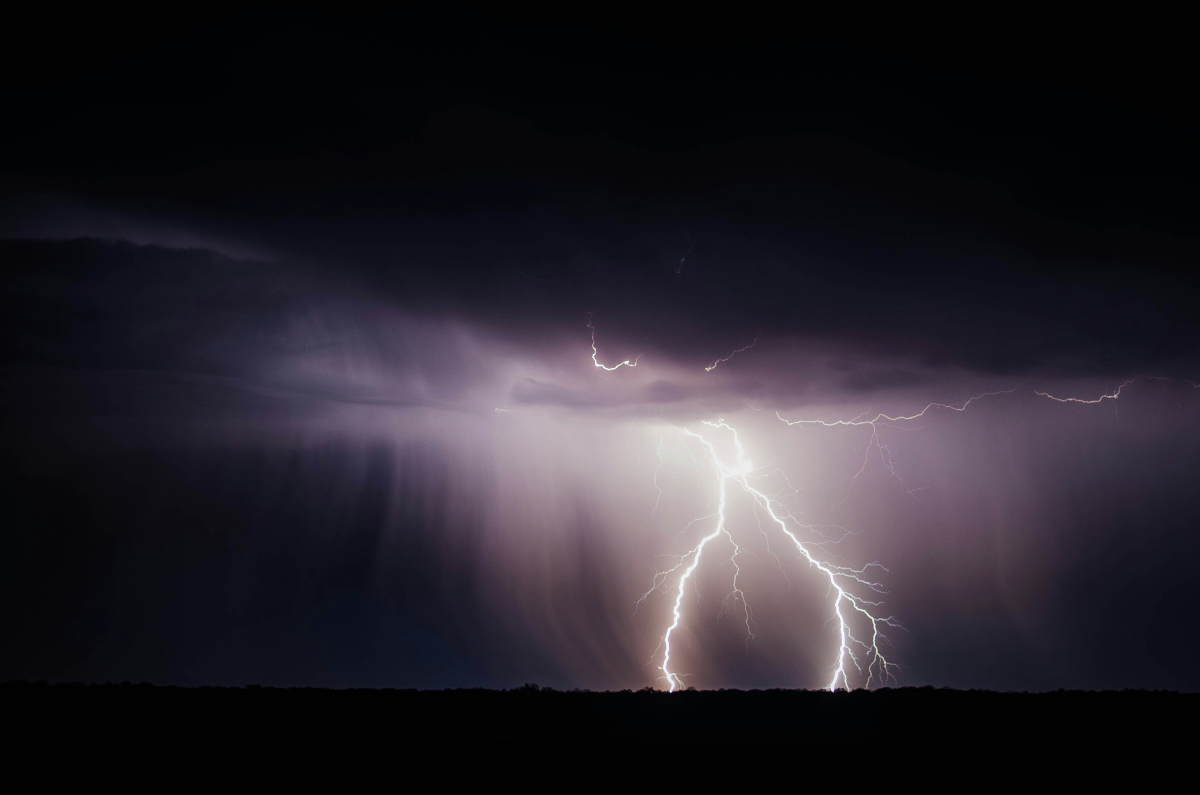
#> input picture test-images/test6.jpeg, 3600 x 2384 px (shown at 1/3 size)
$ python HSL-ds.py
#> lines starting #> are read from the running program, lines starting #| are printed output that depends on the picture; after the words box and inside, x2 and y2 are one past the last pixel; in counts of white or black regions, pixels touching at a corner belong together
#> further down, image is the input picture: shape (2384, 3600, 3); mean R, G, B 37.3, 33.6, 41.1
import numpy as np
import plotly.graph_objects as go
from skimage import io, transform

def rgb_to_hsl(rgb_img):
    """ 手动实现RGB到HSL颜色空间的向量化转换 """
    r, g, b = rgb_img[..., 0], rgb_img[..., 1], rgb_img[..., 2]

    max_val = np.max(rgb_img, axis=-1)
    min_val = np.min(rgb_img, axis=-1)
    delta = max_val - min_val

    # 计算亮度L
    L = (max_val + min_val) / 2

    # 计算饱和度S
    S = np.zeros_like(L)
    mask = (delta != 0)
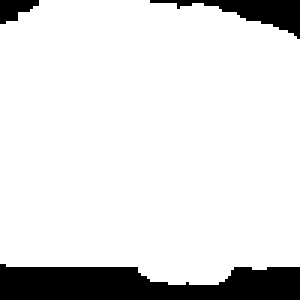
#> mask: shape (100, 100) bool (shown 3 times larger); 87.6% white; 3 black regions, box (x1, y1, x2, y2) and area: (0, 88, 100, 100) 936, (50, 0, 100, 13) 236, (0, 0, 13, 8) 67
    S[mask] = np.where(
        L[mask] <= 0.5,
        delta[mask] / (max_val[mask] + min_val[mask]),
        delta[mask] / (2 - max_val[mask] - min_val[mask])
    )
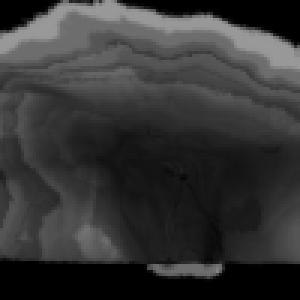
#> S: shape (100, 100) float64 (shown 3 times larger); min 0, max 0.603, mean 0.209

    # 计算色相H
    H = np.zeros_like(L)
    max_r = (max_val == r) & mask
#> max_r: shape (100, 100) bool; 15.2% white; 13 white regions (12 under 20 px), largest, box (x1, y1, x2, y2) and area: (40, 42, 87, 88) 1486
    max_g = (max_val == g) & mask
#> max_g: shape (100, 100) bool; 0.82% white in thin lines or dots, all inside (x1, y1, x2, y2) = (4, 0, 96, 95)
    max_b = (max_val == b) & mask
#> max_b: shape (100, 100) bool; 71.6% white; 7 black regions (3 under 20 px), largest, box (x1, y1, x2, y2) and area: (40, 42, 87, 88) 1487, (0, 88, 100, 100) 973, (50, 0, 100, 13) 280, (0, 0, 16, 9) 89

    H[max_r] = (g[max_r] - b[max_r]) / delta[max_r] % 6
    H[max_g] = (b[max_g] - r[max_g]) / delta[max_g] + 2
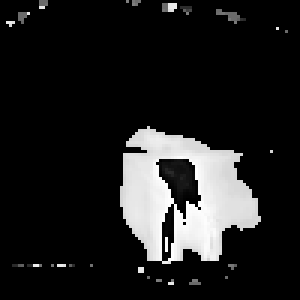
#> H: shape (100, 100) float64 (shown 3 times larger); min 0, max 6, mean 0.73; drawn with min black and max white
    H[max_b] = (r[max_b] - g[max_b]) / delta[max_b] + 4
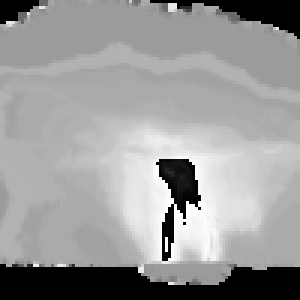
#> H: shape (100, 100) float64 (shown 3 times larger); min 0, max 6, mean 3.62; drawn with min black and max white
    H = (H / 6) % 1.0  # 归一化到[0,1)

    return np.stack([H, S, L], axis=-1)
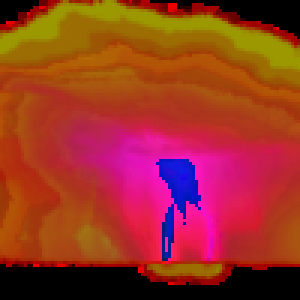
#> returned value: shape (100, 100, 3) float64 (shown 3 times larger); mean of channels 0, 1, 2 0.604, 0.209, 0.148; drawn as R, G, B

# 读取图像并降采样
# 网页通过共享入口传入 RGB 图像；直接运行时继续使用示例图片。
image = globals().get('INPUT_IMAGE')
if image is None:
    image = io.imread('test-images/test6.jpeg')
side = globals().get('SAMPLE_SIDE', 100)
image_small = transform.resize(image, (side, side), anti_aliasing=True)

# 转换为HSL颜色空间
hsl = rgb_to_hsl(image_small[..., :3])
H, S, L = hsl[..., 0], hsl[..., 1], hsl[..., 2]

# 转换为双圆锥坐标
theta = H * 2 * np.pi  # 方位角 (0-2π)
z = 2 * L - 1          # 垂直坐标 (-1到1)

# 计算半径（双圆锥结构）
radius = np.where(L <= 0.5,
                 S * L * 2,        # 下半圆锥
                 S * (1 - L) * 2)  # 上半圆锥

x = radius * np.cos(theta)
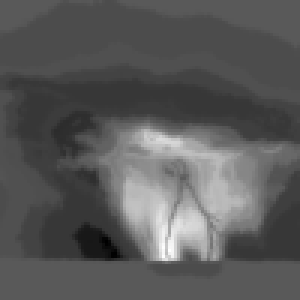
#> x: shape (100, 100) float64 (shown 3 times larger); min -0.0628, max 0.116, mean 0.000397; drawn with min black and max white
y = radius * np.sin(theta)
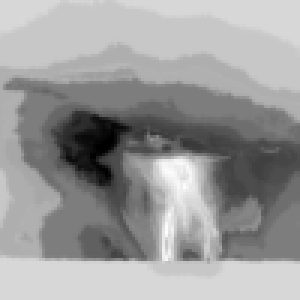
#> y: shape (100, 100) float64 (shown 3 times larger); min -0.0978, max 0.0178, mean -0.0274; drawn with min black and max white

# 获取颜色信息
colors = image_small[..., :3].reshape(-1, 3)

# 创建3D散点图
scatter = go.Scatter3d(
    x=x.flatten(),
    y=y.flatten(),
    z=z.flatten(),
    mode='markers',
    marker=dict(
        size=3,
        color=colors,
        opacity=0.7,
        line=dict(width=0)
    ),
    showlegend=False  # 隐藏散点图的图例
)

# 创建双圆锥参考线
def create_cone_reference():
    # 水平纬线
    lat_lines = []
    for l in np.linspace(0.1, 0.9, 8):
        z_val = 2 * l - 1
        theta = np.linspace(0, 2 * np.pi, 100)
        r = min(l * 2, (1 - l) * 2)  # 自动适应上下圆锥
        x_lat = r * np.cos(theta)
        y_lat = r * np.sin(theta)
        lat_lines.append(go.Scatter3d(
            x=x_lat, y=y_lat, z=np.full(100, z_val),
            mode='lines',
            line=dict(color='rgba(255,255,255,0.3)', width=1),
            showlegend=False  # 隐藏图例
        ))

    # 垂直经线
    lon_lines = []
    for h in np.linspace(0, 1, 12)[:-1]:
        theta = h * 2 * np.pi
        l_vals = np.linspace(0, 1, 50)
        z_lon = 2 * l_vals - 1
        r_lon = np.where(l_vals <= 0.5, l_vals * 2, (1 - l_vals) * 2)
        x_lon = r_lon * np.cos(theta)
        y_lon = r_lon * np.sin(theta)
        lon_lines.append(go.Scatter3d(
            x=x_lon, y=y_lon, z=z_lon,
            mode='lines',
            line=dict(color='rgba(255,255,255,0.3)', width=1),
            showlegend=False  # 隐藏图例
        ))

    # 中央轴线
    axis_line = go.Scatter3d(
        x=[0, 0], y=[0, 0], z=[-1, 1],
        mode='lines',
        line=dict(color='gray', width=2),
        showlegend=False  # 隐藏图例
    )

    return lat_lines + lon_lines + [axis_line]

# 创建图形布局
layout = go.Layout(
    scene=dict(
        xaxis=dict(visible=False),
        yaxis=dict(visible=False),
        zaxis=dict(visible=False),
        bgcolor='rgb(10,10,10)',
        camera=dict(
            up=dict(x=0, y=0, z=1),
            eye=dict(x=1.2, y=1.2, z=0.6))),
    margin=dict(l=0, r=0, b=0, t=0),
    paper_bgcolor='rgb(10,10,10)'
)

# 组合图形元素
fig = go.Figure(data=[scatter] + create_cone_reference(), layout=layout)

# 显示交互式图形
if globals().get('SHOW_FIGURE', True):
    fig.show()

$ run again, with test-images/test1.jpeg copied over test-images/test6.jpeg
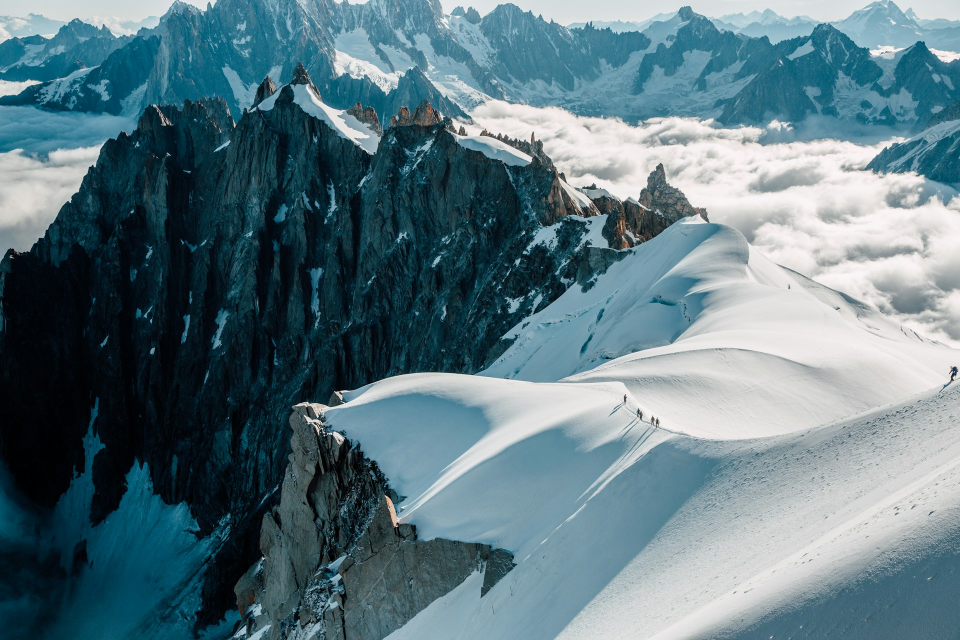
#> input picture test-images/test1.jpeg, 1920 x 1280 px (shown at 1/2 size)
#> image is the input picture: shape (1280, 1920, 3); mean R, G, B 93.6, 120.2, 129.2
#> mask: shape (100, 100) bool; every value is 1
#> in rgb_to_hsl, `max_r = (max_val == r) & mask`:
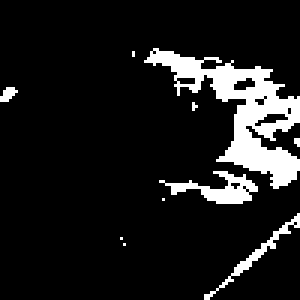
#> max_r: shape (100, 100) bool (shown 3 times larger); 10.7% white; 10 white regions (7 under 20 px), largest, box (x1, y1, x2, y2) and area: (48, 16, 100, 63) 798, (53, 57, 86, 68) 149, (68, 71, 100, 100) 91
#> max_g: shape (100, 100) bool; 8.3% white in thin lines or dots
#> max_b: shape (100, 100) bool; 81% white; 15 black regions (12 under 20 px), largest, box (x1, y1, x2, y2) and area: (40, 16, 100, 69) 1383, (64, 64, 100, 100) 393, (0, 25, 9, 36) 68
#> `y = radius * np.sin(theta)`:
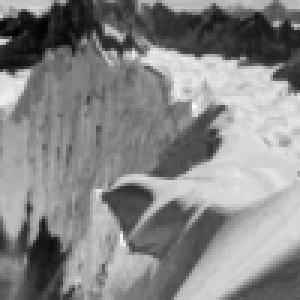
#> y: shape (100, 100) float64 (shown 3 times larger); min -0.11, max 0.0288, mean -0.0366; drawn with min black and max white

$ run again, with test-images/test2.jpeg copied over test-images/test6.jpeg
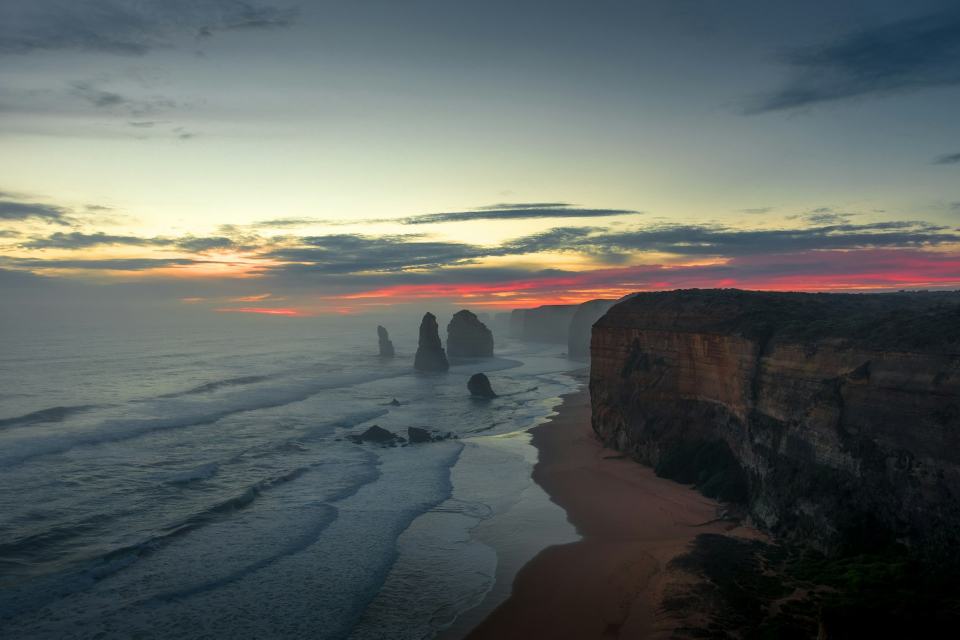
#> input picture test-images/test2.jpeg, 1920 x 1279 px (shown at 1/2 size)
#> image is the input picture: shape (1279, 1920, 3); mean R, G, B 93.8, 99.9, 97.3
#> in rgb_to_hsl, `mask = (delta != 0)`:
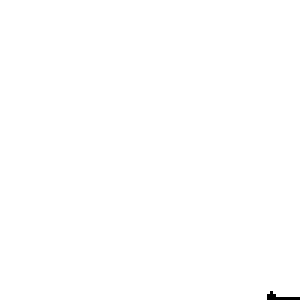
#> mask: shape (100, 100) bool (shown 3 times larger); 99.9% white; black in thin lines or dots, all inside (x1, y1, x2, y2) = (89, 97, 100, 100)
#> max_r: shape (100, 100) bool; 18.9% white; 11 white regions (9 under 20 px), largest, box (x1, y1, x2, y2) and area: (0, 28, 100, 100) 1793, (80, 54, 90, 66) 54
#> max_g: shape (100, 100) bool; 27.5% white; 39 white regions (34 under 20 px), largest, box (x1, y1, x2, y2) and area: (0, 11, 100, 37) 1580, (0, 41, 48, 67) 523, (72, 82, 100, 100) 354, (29, 35, 84, 44) 135, (49, 59, 60, 73) 53
#> max_b: shape (100, 100) bool; 53.5% white; 13 black regions (12 under 20 px), largest, box (x1, y1, x2, y2) and area: (0, 11, 100, 100) 4628
#> `y = radius * np.sin(theta)`:
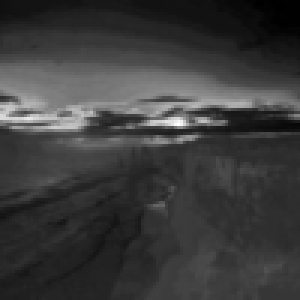
#> y: shape (100, 100) float64 (shown 3 times larger); min -0.085, max 0.311, mean 0.0083; drawn with min black and max white

$ run again, with test-images/test3.jpeg copied over test-images/test6.jpeg
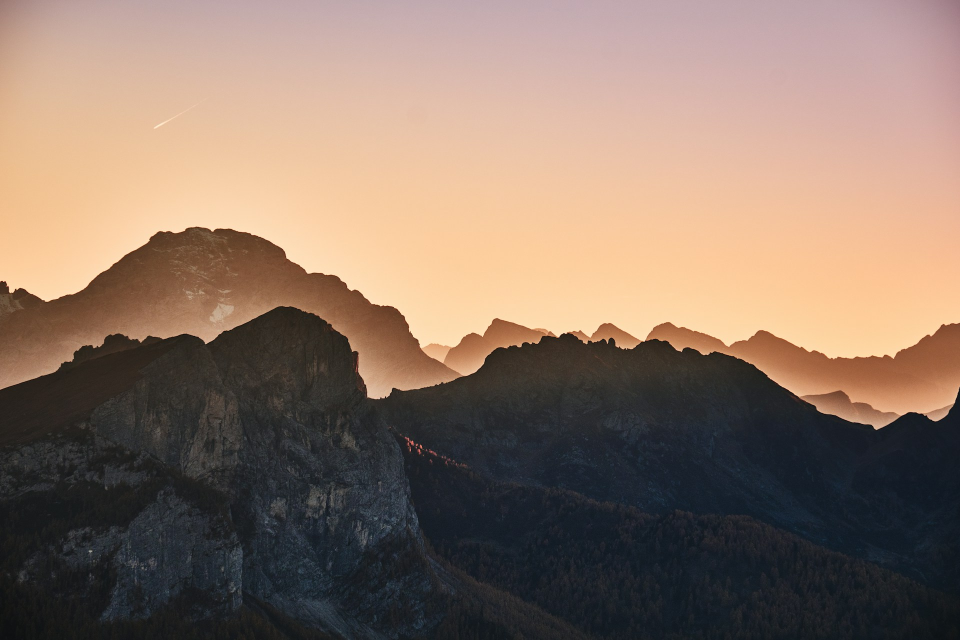
#> input picture test-images/test3.jpeg, 1920 x 1280 px (shown at 1/2 size)
#> image is the input picture: shape (1280, 1920, 3); mean R, G, B 138.8, 117.4, 103.6
#> mask: shape (100, 100) bool; every value is 1
#> max_r: shape (100, 100) bool; 65.3% white; 1 black region, box (x1, y1, x2, y2) and area: (0, 59, 100, 100) 3471
#> max_g: shape (100, 100) bool; 2.4% white in thin lines or dots, all inside (x1, y1, x2, y2) = (0, 59, 80, 100)
#> max_b: shape (100, 100) bool; 32.3% white; 3 white regions (2 under 20 px), largest, box (x1, y1, x2, y2) and area: (0, 60, 100, 100) 3221
#> `y = radius * np.sin(theta)`:
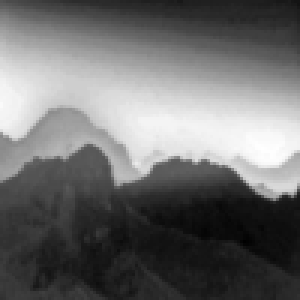
#> y: shape (100, 100) float64 (shown 3 times larger); min -0.0569, max 0.203, mean 0.0547; drawn with min black and max white
